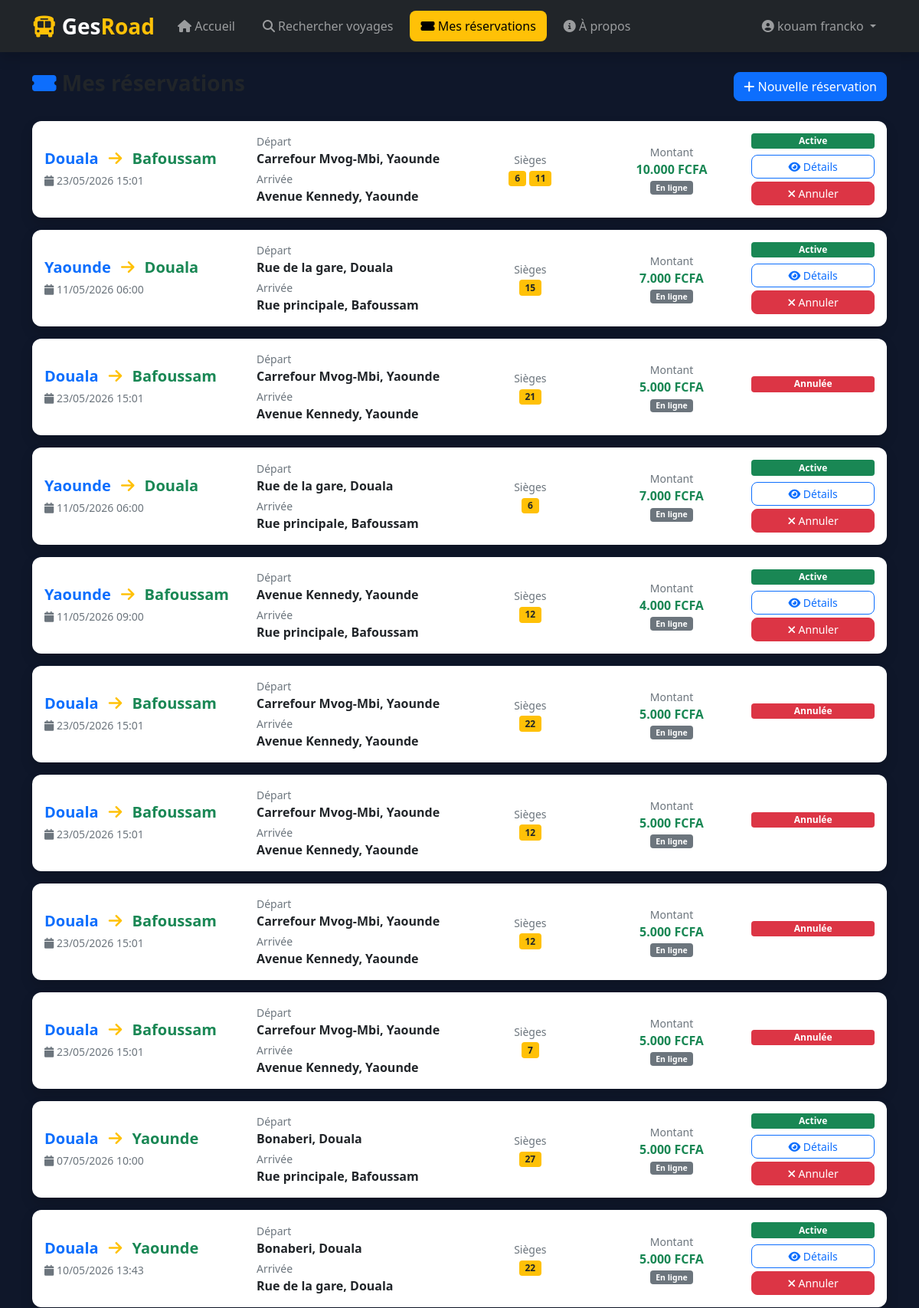
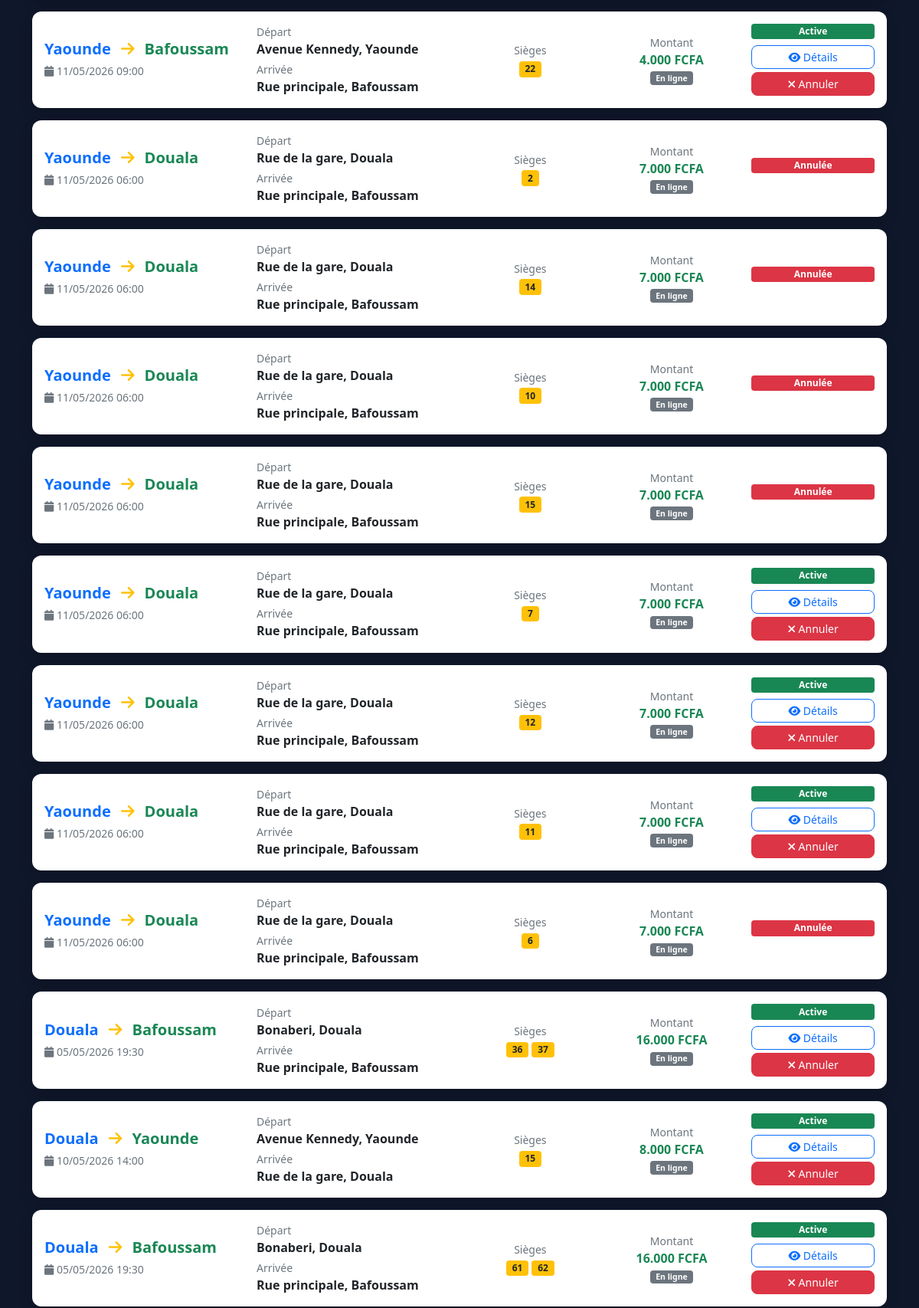
Screenshot of /index.php?controller=reservation&action=liste (signed in, upper part) with the database file from the repository (2 pictures, top to bottom).
### tables this page shows
CREATE TABLE `reservation` (
  `id` int(11) NOT NULL AUTO_INCREMENT,
  `user_id` int(11) DEFAULT NULL,
  `date_reservation` datetime DEFAULT NULL,
  `statut` int(11) DEFAULT NULL,
  `montant_total` float DEFAULT NULL,
  `voyage_id` int(11) DEFAULT NULL,
  `canal` enum('guichet','en ligne') DEFAULT NULL,
  PRIMARY KEY (`id`),
  KEY `user_id` (`user_id`),
  KEY `voyage_id` (`voyage_id`),
  CONSTRAINT `reservation_ibfk_1` FOREIGN KEY (`user_id`) REFERENCES `user` (`id`),
  CONSTRAINT `reservation_ibfk_2` FOREIGN KEY (`voyage_id`) REFERENCES `voyage` (`id`)
);

CREATE TABLE `voyage` (
  `id` int(11) NOT NULL AUTO_INCREMENT,
  `agencelocaledeapart_id` int(11) NOT NULL,
  `trajetchauffeur_id` int(11) DEFAULT NULL,
  `agenceloacledarrive_id` int(11) NOT NULL,
  `type_id` int(11) DEFAULT NULL,
  `bus_id` int(11) DEFAULT NULL,
  `dateheuredepart` datetime DEFAULT NULL,
  `dateheurearrive` datetime DEFAULT NULL,
  `prix` float DEFAULT NULL,
  `statut` int(11) DEFAULT NULL,
  `placerestante` int(11) DEFAULT NULL,
  PRIMARY KEY (`id`),
  KEY `FK_Association_16` (`agenceloacledarrive_id`),
  KEY `FK_Association_17` (`trajetchauffeur_id`),
  KEY `FK_Association_18` (`agencelocaledeapart_id`),
  KEY `FK_Association_6` (`bus_id`),
  KEY `FK_Association_7` (`type_id`),
  CONSTRAINT `FK_Association_16` FOREIGN KEY (`agenceloacledarrive_id`) REFERENCES `agence_locale` (`id`),
  CONSTRAINT `FK_Association_17` FOREIGN KEY (`trajetchauffeur_id`) REFERENCES `trajet_chauffeur` (`id`),
  CONSTRAINT `FK_Association_18` FOREIGN KEY (`agencelocaledeapart_id`) REFERENCES `agence_locale` (`id`),
  CONSTRAINT `FK_Association_6` FOREIGN KEY (`bus_id`) REFERENCES `bus` (`id`),
  CONSTRAINT `FK_Association_7` FOREIGN KEY (`type_id`) REFERENCES `typevoyage` (`id`)
);

CREATE TABLE `agence_locale` (
  `id` int(11) NOT NULL AUTO_INCREMENT,
  `agence_id` int(11) DEFAULT NULL,
  `addresse` varchar(254) DEFAULT NULL,
  `telephone` varchar(254) DEFAULT NULL,
  `statut` int(11) DEFAULT NULL,
  `photo` varchar(255) DEFAULT NULL,
  PRIMARY KEY (`id`),
  KEY `FK_Association_1` (`agence_id`),
  CONSTRAINT `FK_Association_1` FOREIGN KEY (`agence_id`) REFERENCES `agence` (`id`)
);

### controllers/reservationcontrollers.php (called while the page is built, shortened)
<?php
require_once MODELS . '/Reservation.php';
class ReservationController {
    private $reservation;
    public function __construct($pdo) {
        $this->reservation = new Reservation($pdo);
    }
    public function liste() {
        $reservations = $this->reservation->listerParClient($_SESSION['user_id']);
        require_once VIEWS . '/reservation/liste.php';
    }
}
?>

### models/reservation.php (called while the page is built, shortened)
<?php
class Reservation {
    private $pdo;
    public function __construct($pdo) {
        $this->pdo = $pdo;
    }
    public function listerParClient($user_id) {
        $stmt = $this->pdo->prepare("
            SELECT
                r.id,
                r.date_reservation,
                r.montant_total,
                r.statut,
                r.canal,
                t.villedepart,
                t.villearrive,
                v.dateheuredepart,
                v.dateheurearrive,
                v.prix,
                al1.addresse AS agence_depart,
                al2.addresse AS agence_arrivee,
                GROUP_CONCAT(s.numero ORDER BY s.numero) AS sieges
            FROM reservation r
            JOIN voyage v             ON v.id   = r.voyage_id
            JOIN trajet_chauffeur tc  ON tc.id  = v.trajetchauffeur_id
            JOIN trajet t             ON t.id   = tc.trajet_id
            JOIN agence_locale al1    ON al1.id = v.agencelocaledeapart_id
            JOIN agence_locale al2    ON al2.id = v.agenceloacledarrive_id
            JOIN reservation_siege rs ON rs.reservation_id = r.id
            JOIN siege s              ON s.id   = rs.siege_id
            WHERE r.user_id = ?
            GROUP BY r.id
            ORDER BY r.date_reservation DESC
        ");
        $stmt->execute([$user_id]);
        return $stmt->fetchAll(PDO::FETCH_ASSOC);
    }
}
?>

### views/reservation/liste.php (the view, shortened to what this page needs)
<?php include ROOT . '/views/layout.php'; ?>
<div class="d-flex justify-content-between align-items-center mb-4">
    <h3 class="fw-bold">
        <i class="fas fa-ticket-alt text-primary"></i> Mes réservations
    </h3>
    <a href="<?= BASE_URL ?>/index.php?controller=voyage&action=recherche"
       class="btn btn-primary">
        <i class="fas fa-plus"></i> Nouvelle réservation
    </a>
</div>
<?php if (!empty($reservations)): ?>
    <?php foreach ($reservations as $r): ?>
        <div class="card shadow border-0 mb-3">
            <div class="card-body">
                <div class="row align-items-center">
                    <div class="col-md-3">
                        <h5 class="fw-bold mb-1">
                            <span class="text-primary"><?= $r['villedepart'] ?></span>
                            <i class="fas fa-arrow-right text-warning mx-2"></i>
                            <span class="text-success"><?= $r['villearrive'] ?></span>
                        </h5>
                        <small class="text-muted">
                            <i class="fas fa-calendar"></i>
                            <?= date('d/m/Y H:i', strtotime($r['dateheuredepart'])) ?>
                        </small>
                    </div>
                    <div class="col-md-3">
                        <small class="text-muted d-block">Départ</small>
                        <span class="fw-bold"><?= $r['agence_depart'] ?></span>
                        <small class="text-muted d-block mt-1">Arrivée</small>
                        <span class="fw-bold"><?= $r['agence_arrivee'] ?></span>
                    </div>
                    <div class="col-md-2 text-center">
                        <small class="text-muted d-block">Sièges</small>
                        <?php foreach (explode(',', $r['sieges']) as $siege): ?>
                            <span class="badge bg-warning text-dark">
                                <?= trim($siege) ?>
                            </span>
                        <?php endforeach; ?>
                    </div>
                    <div class="col-md-2 text-center">
                        <small class="text-muted d-block">Montant</small>
                        <span class="fw-bold text-success">
                            <?= number_format($r['montant_total'], 0, ',', '.') ?> FCFA
                        </span>
                        <small class="text-muted d-block">
                            <?php if ($r['canal'] == 'guichet'): ?>
                                <span class="badge bg-info">Guichet</span>
                            <?php else: ?>
                                <span class="badge bg-secondary">En ligne</span>
                            <?php endif; ?>
                        </small>
                    </div>
                    <div class="col-md-2 text-center">
                        <?php if ($r['statut'] == 1): ?>
                            <span class="badge bg-success mb-2 d-block">Active</span>
                            <a href="<?= BASE_URL ?>/index.php?controller=reservation&action=detail&id=<?= $r['id'] ?>"
                               class="btn btn-sm btn-outline-primary mb-1 w-100">
                                <i class="fas fa-eye"></i> Détails
                            </a>
                            <a href="<?= BASE_URL ?>/index.php?controller=reservation&action=annuler&id=<?= $r['id'] ?>"
                               class="btn btn-sm btn-danger w-100"
                               onclick="return confirm('Annuler cette réservation ?')">
                                <i class="fas fa-times"></i> Annuler
                            </a>
                        <?php elseif ($r['statut'] == 2): ?>
                            <span class="badge bg-danger mb-2 d-block">Annulée</span>
                        <?php endif; ?>
                    </div>
                </div>
            </div>
        </div>
    <?php endforeach; ?>
<?php endif; ?>
<?php include ROOT . '/views/layout_footer.php'; ?>

### assets/css/style.css (style rules this page uses)
body { background-size: cover; background-position: center; background-repeat: no-repeat; transition: background-image 1s ease-in-out; }
html, body { height: 100%; margin: 0; background-color: #0f172a; }
.card { border-radius: 12px; border: none; }
.btn { border-radius: 8px; }

### rows the page displays
reservation: villedepart "Douala", villearrive "Bafoussam", voyage.dateheuredepart "23/05/2026 15:01", agence_locale.addresse "Carrefour Mvog-Mbi, Yaounde", agence_locale.addresse "Avenue Kennedy, Yaounde", siege "6", siege "11", montant_total "10.000", canal "En ligne"
reservation: villedepart "Yaounde", villearrive "Douala", voyage.dateheuredepart "11/05/2026 06:00", agence_locale.addresse "Rue de la gare, Douala", agence_locale.addresse "Rue principale, Bafoussam", siege "15", montant_total "7.000", canal "En ligne"
reservation: villedepart "Douala", villearrive "Bafoussam", voyage.dateheuredepart "23/05/2026 15:01", agence_locale.addresse "Carrefour Mvog-Mbi, Yaounde", agence_locale.addresse "Avenue Kennedy, Yaounde", siege "21", montant_total "5.000", canal "En ligne", statut "Annulée"
reservation: villedepart "Yaounde", villearrive "Douala", voyage.dateheuredepart "11/05/2026 06:00", agence_locale.addresse "Rue de la gare, Douala", agence_locale.addresse "Rue principale, Bafoussam", siege "6", montant_total "7.000", canal "En ligne"
reservation: villedepart "Yaounde", villearrive "Bafoussam", voyage.dateheuredepart "11/05/2026 09:00", agence_locale.addresse "Avenue Kennedy, Yaounde", agence_locale.addresse "Rue principale, Bafoussam", siege "12", montant_total "4.000", canal "En ligne"
reservation: villedepart "Douala", villearrive "Bafoussam", voyage.dateheuredepart "23/05/2026 15:01", agence_locale.addresse "Carrefour Mvog-Mbi, Yaounde", agence_locale.addresse "Avenue Kennedy, Yaounde", siege "22", montant_total "5.000", canal "En ligne", statut "Annulée"
reservation: villedepart "Douala", villearrive "Bafoussam", voyage.dateheuredepart "23/05/2026 15:01", agence_locale.addresse "Carrefour Mvog-Mbi, Yaounde", agence_locale.addresse "Avenue Kennedy, Yaounde", siege "12", montant_total "5.000", canal "En ligne", statut "Annulée"
reservation: villedepart "Douala", villearrive "Bafoussam", voyage.dateheuredepart "23/05/2026 15:01", agence_locale.addresse "Carrefour Mvog-Mbi, Yaounde", agence_locale.addresse "Avenue Kennedy, Yaounde", siege "12", montant_total "5.000", canal "En ligne", statut "Annulée"
reservation: villedepart "Douala", villearrive "Bafoussam", voyage.dateheuredepart "23/05/2026 15:01", agence_locale.addresse "Carrefour Mvog-Mbi, Yaounde", agence_locale.addresse "Avenue Kennedy, Yaounde", siege "7", montant_total "5.000", canal "En ligne", statut "Annulée"
reservation: villedepart "Douala", villearrive "Yaounde", voyage.dateheuredepart "07/05/2026 10:00", agence_locale.addresse "Bonaberi, Douala", agence_locale.addresse "Rue principale, Bafoussam", siege "27", montant_total "5.000", canal "En ligne"
reservation: villedepart "Douala", villearrive "Yaounde", voyage.dateheuredepart "10/05/2026 13:43", agence_locale.addresse "Bonaberi, Douala", agence_locale.addresse "Rue de la gare, Douala", siege "22", montant_total "5.000", canal "En ligne"
reservation: villedepart "Yaounde", villearrive "Bafoussam", voyage.dateheuredepart "11/05/2026 09:00", agence_locale.addresse "Avenue Kennedy, Yaounde", agence_locale.addresse "Rue principale, Bafoussam", siege "22", montant_total "4.000", canal "En ligne"
reservation: villedepart "Yaounde", villearrive "Douala", voyage.dateheuredepart "11/05/2026 06:00", agence_locale.addresse "Rue de la gare, Douala", agence_locale.addresse "Rue principale, Bafoussam", siege "2", montant_total "7.000", canal "En ligne", statut "Annulée"
reservation: villedepart "Yaounde", villearrive "Douala", voyage.dateheuredepart "11/05/2026 06:00", agence_locale.addresse "Rue de la gare, Douala", agence_locale.addresse "Rue principale, Bafoussam", siege "14", montant_total "7.000", canal "En ligne", statut "Annulée"
reservation: villedepart "Yaounde", villearrive "Douala", voyage.dateheuredepart "11/05/2026 06:00", agence_locale.addresse "Rue de la gare, Douala", agence_locale.addresse "Rue principale, Bafoussam", siege "10", montant_total "7.000", canal "En ligne", statut "Annulée"
reservation: villedepart "Yaounde", villearrive "Douala", voyage.dateheuredepart "11/05/2026 06:00", agence_locale.addresse "Rue de la gare, Douala", agence_locale.addresse "Rue principale, Bafoussam", siege "15", montant_total "7.000", canal "En ligne", statut "Annulée"
reservation: villedepart "Yaounde", villearrive "Douala", voyage.dateheuredepart "11/05/2026 06:00", agence_locale.addresse "Rue de la gare, Douala", agence_locale.addresse "Rue principale, Bafoussam", siege "7", montant_total "7.000", canal "En ligne"
reservation: villedepart "Yaounde", villearrive "Douala", voyage.dateheuredepart "11/05/2026 06:00", agence_locale.addresse "Rue de la gare, Douala", agence_locale.addresse "Rue principale, Bafoussam", siege "12", montant_total "7.000", canal "En ligne"
reservation: villedepart "Yaounde", villearrive "Douala", voyage.dateheuredepart "11/05/2026 06:00", agence_locale.addresse "Rue de la gare, Douala", agence_locale.addresse "Rue principale, Bafoussam", siege "11", montant_total "7.000", canal "En ligne"
reservation: villedepart "Yaounde", villearrive "Douala", voyage.dateheuredepart "11/05/2026 06:00", agence_locale.addresse "Rue de la gare, Douala", agence_locale.addresse "Rue principale, Bafoussam", siege "6", montant_total "7.000", canal "En ligne", statut "Annulée"
reservation: villedepart "Douala", villearrive "Bafoussam", voyage.dateheuredepart "05/05/2026 19:30", agence_locale.addresse "Bonaberi, Douala", agence_locale.addresse "Rue principale, Bafoussam", siege "36", siege "37", montant_total "16.000", canal "En ligne"
reservation: villedepart "Douala", villearrive "Yaounde", voyage.dateheuredepart "10/05/2026 14:00", agence_locale.addresse "Avenue Kennedy, Yaounde", agence_locale.addresse "Rue de la gare, Douala", siege "15", montant_total "8.000", canal "En ligne"
reservation: villedepart "Douala", villearrive "Bafoussam", voyage.dateheuredepart "05/05/2026 19:30", agence_locale.addresse "Bonaberi, Douala", agence_locale.addresse "Rue principale, Bafoussam", siege "61", siege "62", montant_total "16.000", canal "En ligne"

### other values shown
$_SESSION['user_nom'] "kouam"
$_SESSION['user_prenom'] "francko"
